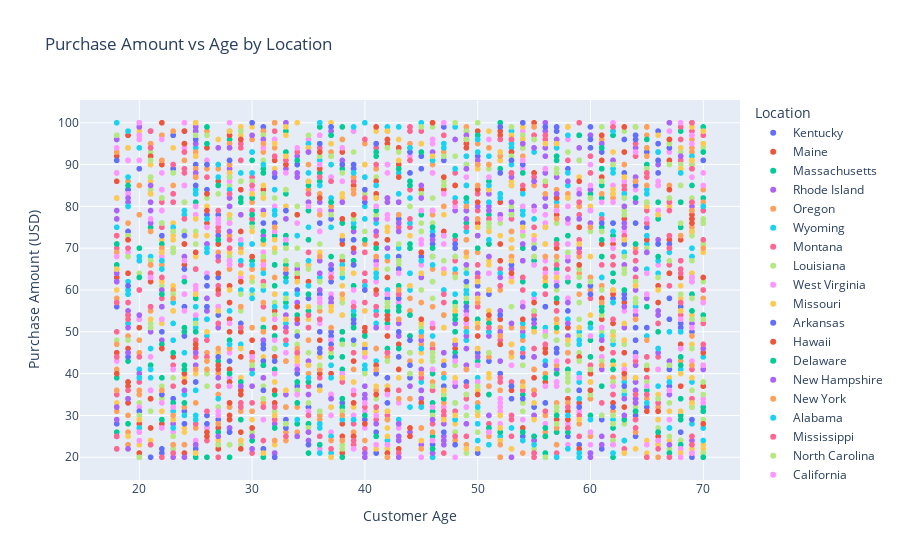

The cell this chart's notebook holds for it:
### Code cell
# Scatter Plot: Age vs. Purchase Amount
fig = px.scatter(
    data, x="Age", y="Purchase Amount (USD)", color="Location",
    title="Purchase Amount vs Age by Location",
    labels={"Age": "Customer Age", "Purchase Amount (USD)": "Purchase Amount (USD)"}
)
fig.show()
